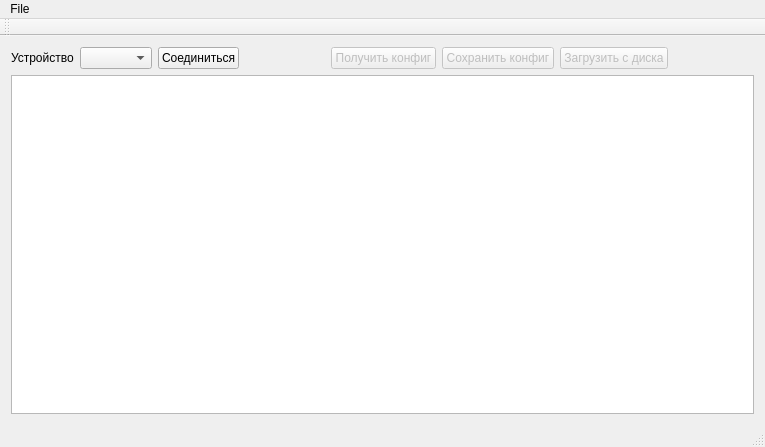
<?xml version="1.0" encoding="UTF-8"?>
<ui version="4.0">
 <class>MainWindow</class>
 <widget class="QMainWindow" name="MainWindow">
  <property name="geometry">
   <rect>
    <x>0</x>
    <y>0</y>
    <width>765</width>
    <height>447</height>
   </rect>
  </property>
  <property name="windowTitle">
   <string>MainWindow</string>
  </property>
  <widget class="QWidget" name="centralWidget">
   <layout class="QVBoxLayout" name="verticalLayout">
    <item>
     <layout class="QHBoxLayout" name="horizontalLayout">
      <item>
       <widget class="QLabel" name="label">
        <property name="text">
         <string>Устройство</string>
        </property>
       </widget>
      </item>
      <item>
       <widget class="QComboBox" name="cmbDevice"/>
      </item>
      <item>
       <widget class="QPushButton" name="btnConnect">
        <property name="text">
         <string>Соединиться</string>
        </property>
       </widget>
      </item>
      <item>
       <spacer name="horizontalSpacer_2">
        <property name="orientation">
         <enum>Qt::Horizontal</enum>
        </property>
        <property name="sizeHint" stdset="0">
         <size>
          <width>40</width>
          <height>20</height>
         </size>
        </property>
       </spacer>
      </item>
      <item>
       <widget class="QPushButton" name="btRecvConfig">
        <property name="enabled">
         <bool>false</bool>
        </property>
        <property name="text">
         <string>Получить конфиг</string>
        </property>
       </widget>
      </item>
      <item>
       <widget class="QPushButton" name="btSendConfig">
        <property name="enabled">
         <bool>false</bool>
        </property>
        <property name="text">
         <string>Сохранить конфиг</string>
        </property>
       </widget>
      </item>
      <item>
       <widget class="QPushButton" name="btnFromFile">
        <property name="enabled">
         <bool>false</bool>
        </property>
        <property name="text">
         <string>Загрузить с диска</string>
        </property>
       </widget>
      </item>
      <item>
       <spacer name="horizontalSpacer">
        <property name="orientation">
         <enum>Qt::Horizontal</enum>
        </property>
        <property name="sizeHint" stdset="0">
         <size>
          <width>40</width>
          <height>20</height>
         </size>
        </property>
       </spacer>
      </item>
     </layout>
    </item>
    <item>
     <widget class="QTableWidget" name="tblConfig">
      <property name="alternatingRowColors">
       <bool>true</bool>
      </property>
      <property name="sortingEnabled">
       <bool>true</bool>
      </property>
     </widget>
    </item>
   </layout>
  </widget>
  <widget class="QMenuBar" name="menuBar">
   <property name="geometry">
    <rect>
     <x>0</x>
     <y>0</y>
     <width>765</width>
     <height>21</height>
    </rect>
   </property>
   <widget class="QMenu" name="menuFile">
    <property name="title">
     <string>File</string>
    </property>
    <addaction name="mnuAnalize"/>
    <addaction name="separator"/>
    <addaction name="actionExit"/>
    <addaction name="mnuDoserSetup"/>
    <addaction name="actCfgEdit"/>
   </widget>
   <addaction name="menuFile"/>
  </widget>
  <widget class="QToolBar" name="mainToolBar">
   <attribute name="toolBarArea">
    <enum>TopToolBarArea</enum>
   </attribute>
   <attribute name="toolBarBreak">
    <bool>false</bool>
   </attribute>
  </widget>
  <widget class="QStatusBar" name="sbStatus"/>
  <action name="actionExit">
   <property name="text">
    <string>Exit</string>
   </property>
  </action>
  <action name="mnuAnalize">
   <property name="text">
    <string>Проанализировать лог</string>
   </property>
  </action>
  <action name="action_2">
   <property name="text">
    <string>-</string>
   </property>
  </action>
  <action name="mnuDoserSetup">
   <property name="text">
    <string>Настройка дозаторов</string>
   </property>
  </action>
  <action name="actCfgEdit">
   <property name="text">
    <string>Создать конфиг</string>
   </property>
  </action>
 </widget>
 <layoutdefault spacing="6" margin="11"/>
 <resources/>
 <connections>
  <connection>
   <sender>actionExit</sender>
   <signal>triggered()</signal>
   <receiver>MainWindow</receiver>
   <slot>close()</slot>
   <hints>
    <hint type="sourcelabel">
     <x>-1</x>
     <y>-1</y>
    </hint>
    <hint type="destinationlabel">
     <x>293</x>
     <y>194</y>
    </hint>
   </hints>
  </connection>
 </connections>
</ui>
